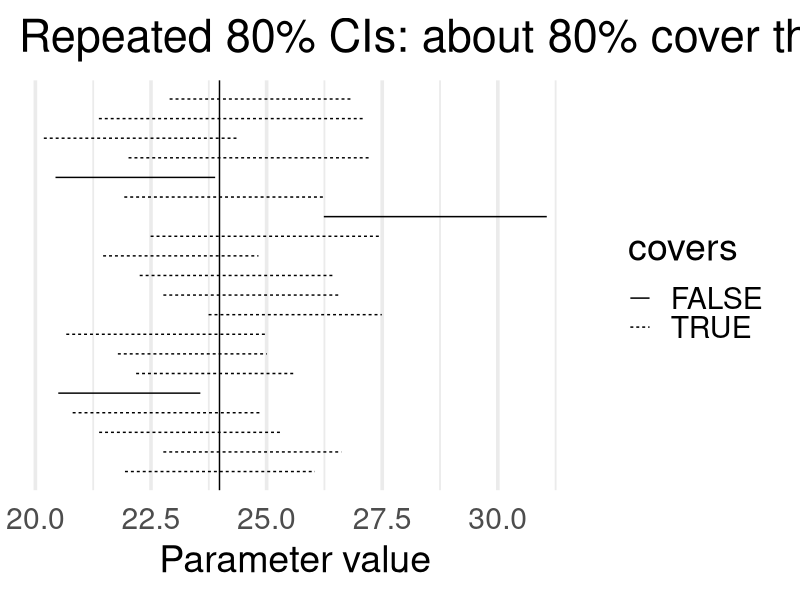
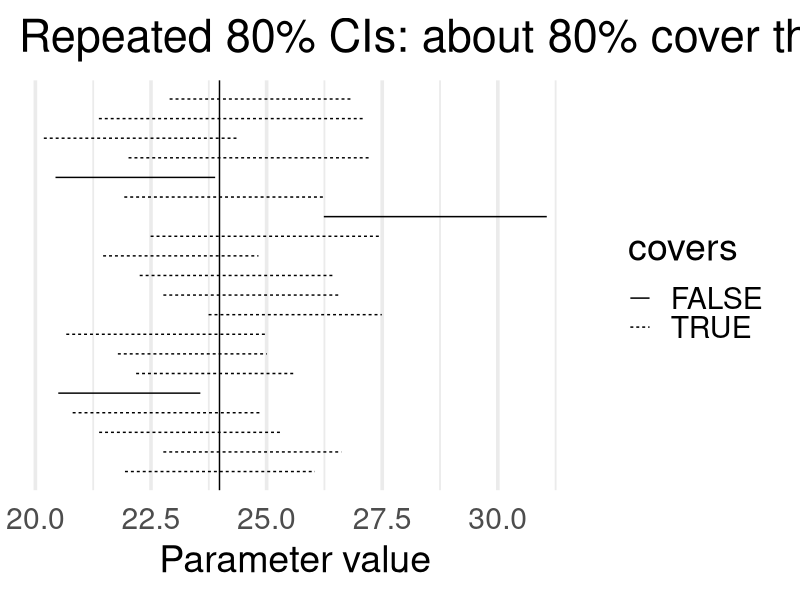

These charts were generated, in order, by the following R code:
# Make a simple CI "cartoon" figure for slides (ci_cartoon.png)
# Shows many CIs; some miss the true parameter.

library(tidyverse)

set.seed(1)

# "Population" (skewed on purpose)
pop <- rgamma(200000, shape = 6, rate = 0.25)  # mean = shape/rate = 24

true_mu <- mean(pop)
n <- 35
B <- 20
ci_width = 0.8
crit_val = -qnorm((1 - ci_width) / 2)

cis <- map_dfr(1:B, function(b){
  x <- sample(pop, size = n, replace = FALSE)
  xbar <- mean(x)
  se <- sd(x) / sqrt(n)
  # Normal approx CI just for the cartoon (bootstrap is the lecture topic)
  tibble(
    iter = b,
    lower = xbar - crit_val * se,
    upper = xbar + crit_val * se,
    covers = (xbar - crit_val * se <= true_mu) & (true_mu <= xbar + crit_val * se)
  )
})

p <- ggplot(cis, aes(y = iter)) +
  geom_segment(aes(x = lower, xend = upper, yend = iter, linetype = covers)) +
  geom_vline(xintercept = true_mu) +
  scale_y_continuous(NULL, breaks = NULL) +
  labs(title = "Repeated 80% CIs: about 80% cover the true mean",
       x = "Parameter value") +
  # shown at 0.55\textwidth: base_size ~ 10 * 6.5 / (4.33 * 0.55)
  theme_minimal(base_size = 27)

ggsave("../figures/ci_cartoon.png", p, width = 6.5, height = 4.2, dpi = 200)
p
